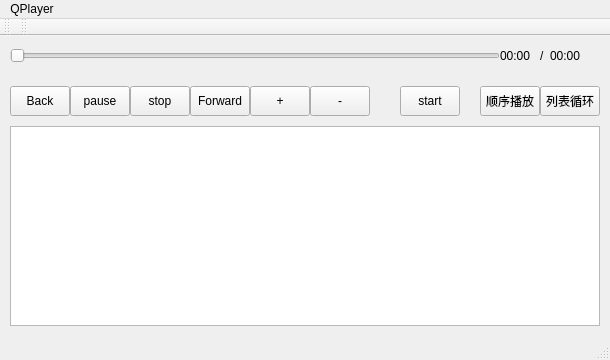
<?xml version="1.0" encoding="UTF-8"?>
<ui version="4.0">
 <class>MainWindow</class>
 <widget class="QMainWindow" name="MainWindow">
  <property name="geometry">
   <rect>
    <x>0</x>
    <y>0</y>
    <width>610</width>
    <height>360</height>
   </rect>
  </property>
  <property name="windowTitle">
   <string>MainWindow</string>
  </property>
  <widget class="QWidget" name="centralWidget">
   <widget class="QListWidget" name="medialist">
    <property name="geometry">
     <rect>
      <x>10</x>
      <y>90</y>
      <width>590</width>
      <height>200</height>
     </rect>
    </property>
   </widget>
   <widget class="QSlider" name="horizontalSlider">
    <property name="geometry">
     <rect>
      <x>10</x>
      <y>10</y>
      <width>490</width>
      <height>20</height>
     </rect>
    </property>
    <property name="orientation">
     <enum>Qt::Horizontal</enum>
    </property>
   </widget>
   <widget class="QLabel" name="label">
    <property name="geometry">
     <rect>
      <x>630</x>
      <y>380</y>
      <width>131</width>
      <height>21</height>
     </rect>
    </property>
    <property name="font">
     <font>
      <pointsize>15</pointsize>
      <weight>75</weight>
      <italic>true</italic>
      <bold>true</bold>
      <underline>false</underline>
     </font>
    </property>
    <property name="text">
     <string>MediaList</string>
    </property>
   </widget>
   <widget class="QPushButton" name="forward">
    <property name="geometry">
     <rect>
      <x>190</x>
      <y>50</y>
      <width>60</width>
      <height>30</height>
     </rect>
    </property>
    <property name="text">
     <string>Forward</string>
    </property>
   </widget>
   <widget class="QPushButton" name="down">
    <property name="geometry">
     <rect>
      <x>310</x>
      <y>50</y>
      <width>60</width>
      <height>30</height>
     </rect>
    </property>
    <property name="text">
     <string>-</string>
    </property>
   </widget>
   <widget class="QPushButton" name="control">
    <property name="geometry">
     <rect>
      <x>400</x>
      <y>50</y>
      <width>60</width>
      <height>30</height>
     </rect>
    </property>
    <property name="text">
     <string>start</string>
    </property>
   </widget>
   <widget class="QPushButton" name="stop">
    <property name="geometry">
     <rect>
      <x>130</x>
      <y>50</y>
      <width>60</width>
      <height>30</height>
     </rect>
    </property>
    <property name="text">
     <string>stop</string>
    </property>
   </widget>
   <widget class="QPushButton" name="back">
    <property name="geometry">
     <rect>
      <x>10</x>
      <y>50</y>
      <width>60</width>
      <height>30</height>
     </rect>
    </property>
    <property name="text">
     <string>Back</string>
    </property>
   </widget>
   <widget class="QPushButton" name="up">
    <property name="geometry">
     <rect>
      <x>250</x>
      <y>50</y>
      <width>60</width>
      <height>30</height>
     </rect>
    </property>
    <property name="text">
     <string>+</string>
    </property>
   </widget>
   <widget class="QLabel" name="curtime">
    <property name="geometry">
     <rect>
      <x>500</x>
      <y>10</y>
      <width>40</width>
      <height>20</height>
     </rect>
    </property>
    <property name="text">
     <string>00:00</string>
    </property>
   </widget>
   <widget class="QLabel" name="label_3">
    <property name="geometry">
     <rect>
      <x>540</x>
      <y>10</y>
      <width>10</width>
      <height>20</height>
     </rect>
    </property>
    <property name="text">
     <string>/</string>
    </property>
   </widget>
   <widget class="QLabel" name="alltime">
    <property name="geometry">
     <rect>
      <x>550</x>
      <y>10</y>
      <width>40</width>
      <height>20</height>
     </rect>
    </property>
    <property name="text">
     <string>00:00</string>
    </property>
   </widget>
   <widget class="QPushButton" name="xh">
    <property name="geometry">
     <rect>
      <x>540</x>
      <y>50</y>
      <width>60</width>
      <height>30</height>
     </rect>
    </property>
    <property name="text">
     <string>列表循环</string>
    </property>
   </widget>
   <widget class="QPushButton" name="sx">
    <property name="geometry">
     <rect>
      <x>480</x>
      <y>50</y>
      <width>60</width>
      <height>30</height>
     </rect>
    </property>
    <property name="text">
     <string>顺序播放</string>
    </property>
   </widget>
   <widget class="QPushButton" name="pause_play">
    <property name="geometry">
     <rect>
      <x>70</x>
      <y>50</y>
      <width>60</width>
      <height>30</height>
     </rect>
    </property>
    <property name="text">
     <string>pause</string>
    </property>
   </widget>
  </widget>
  <widget class="QMenuBar" name="menuBar">
   <property name="geometry">
    <rect>
     <x>0</x>
     <y>0</y>
     <width>610</width>
     <height>25</height>
    </rect>
   </property>
   <widget class="QMenu" name="menuQPlayer">
    <property name="title">
     <string>QPlayer</string>
    </property>
   </widget>
   <addaction name="menuQPlayer"/>
  </widget>
  <widget class="QToolBar" name="mainToolBar">
   <attribute name="toolBarArea">
    <enum>TopToolBarArea</enum>
   </attribute>
   <attribute name="toolBarBreak">
    <bool>false</bool>
   </attribute>
  </widget>
  <widget class="QStatusBar" name="statusBar"/>
  <widget class="QToolBar" name="toolBar">
   <property name="windowTitle">
    <string>toolBar</string>
   </property>
   <attribute name="toolBarArea">
    <enum>TopToolBarArea</enum>
   </attribute>
   <attribute name="toolBarBreak">
    <bool>false</bool>
   </attribute>
  </widget>
 </widget>
 <layoutdefault spacing="6" margin="11"/>
 <resources/>
 <connections/>
</ui>
